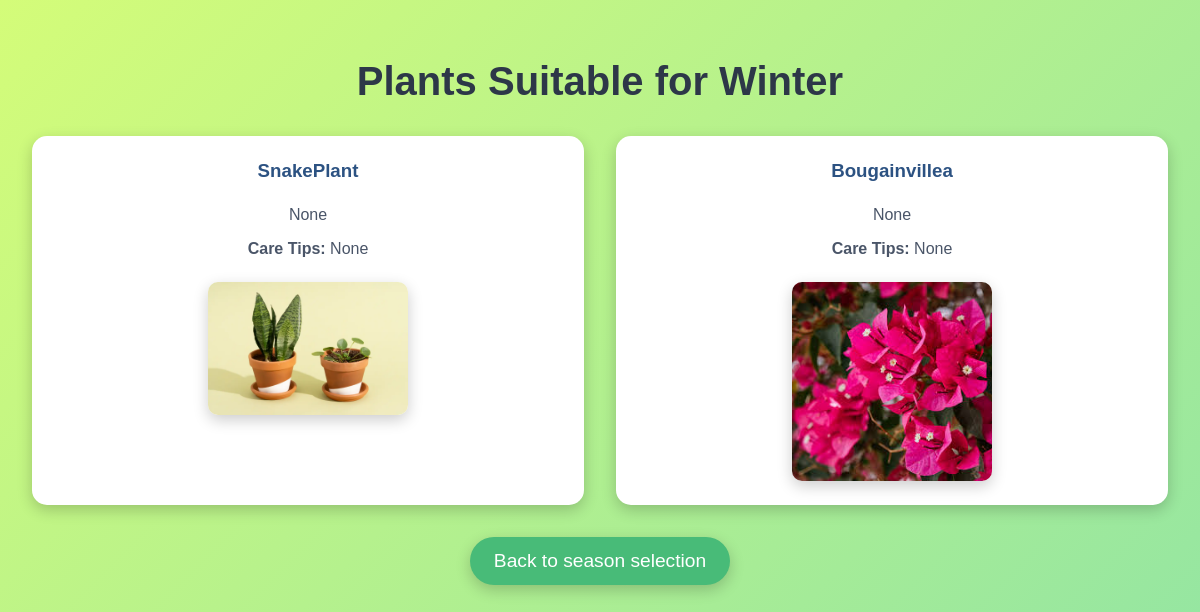
The page /plant_guide/plants-by-season/winter/ on the database as committed earlier.
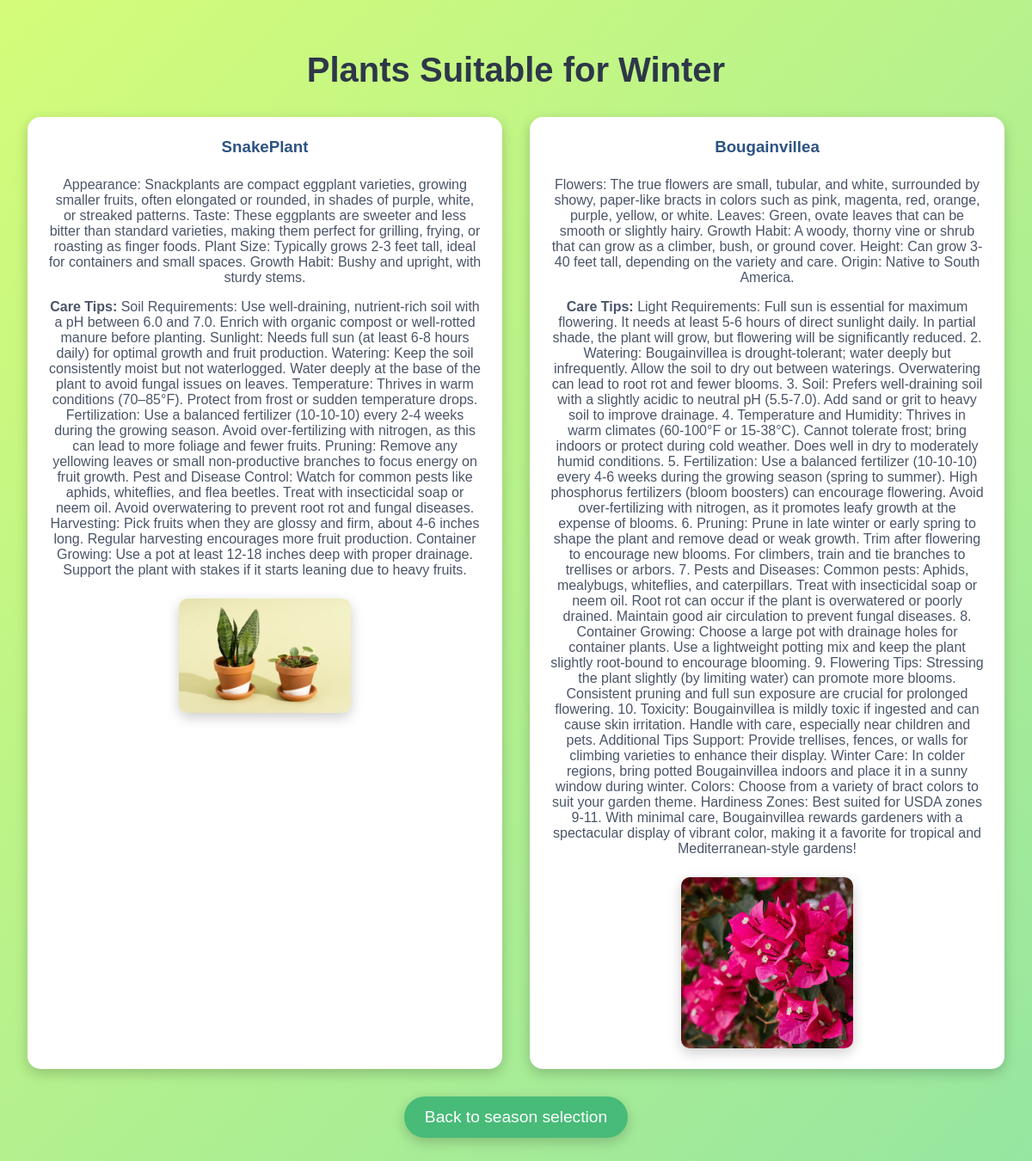
The same page on the database as committed later.
### trees/models.py (models this page shows, shortened)
class Tree(models.Model):
    SEASON_CHOICES = [
        ('summer', 'Summer'),
        ('winter', 'Winter'),
        ('spring', 'Spring'),
        ('autumn', 'Autumn'),
        ('other', 'Other'),
    ]
    name = models.CharField(max_length=100)
    category = models.CharField(max_length=100)
    price = models.IntegerField(default=0)
    season = models.CharField(max_length=20, choices=SEASON_CHOICES, default='other')
    description = models.TextField(blank=True, null=True)
    care_tips = models.TextField(blank=True, null=True)
    image = models.ImageField(upload_to='tree_images/', null=True, blank=True)
    total_rating = models.IntegerField(default=0)
    num_ratings = models.IntegerField(default=0)

### plant_guide/views.py (the view)
# urls.py: path('plants-by-season/<season>/', views.plants_by_season, name='plants_by_season'),
def plants_by_season(request, season):
    trees = Tree.objects.filter(season=season)
    return render(request, 'plants_by_season.html', {'trees': trees, 'season': season})

### templates/plants_by_season.html (shortened to what this page needs)
<!DOCTYPE html>
<html lang="en">
<head>
</head>
<body>
    <h1>Plants Suitable for {{ season|title }}</h1>
    {% if trees %}
        <ul>
            {% for tree in trees %}
                <li>
                    <h3>{{ tree.name }}</h3>
                    <p>{{ tree.description }}</p>
                    <p><strong>Care Tips:</strong> {{ tree.care_tips }}</p>
                    {% if tree.image %}
                        <img src="{{ tree.image.url }}" alt="{{ tree.name }}">
                    {% endif %}
                </li>
            {% endfor %}
        </ul>
    {% else %}
        <p style="font-size: 1.5rem; color: #718096;">No plants found for this season.</p>
    {% endif %}
    <a href="{% url 'select_season' %}">Back to season selection</a>
</body>
</html>

### templates/plants_by_season.html (style rules this page uses)
body { margin: 0; padding: 0; font-family: Arial, sans-serif; background: linear-gradient(135deg, #D4FC79, #96E6A1); color: #333; display: flex; flex-direction: column; align-items: center; padding: 2rem; }
h1 { font-size: 2.5rem; margin-bottom: 2rem; text-align: center; color: #2d3748; animation: fadeIn 1s ease-in-out; }
ul { list-style: none; padding: 0; margin: 0; display: grid; grid-template-columns: repeat(auto-fit, minmax(300px, 1fr)); gap: 2rem; width: 100%; max-width: 1200px; animation: fadeIn 1s ease-in-out; }
li { background: #fff; border-radius: 15px; box-shadow: 0 5px 15px rgba(0, 0, 0, 0.2); padding: 1.5rem; display: flex; flex-direction: column; align-items: center; text-align: center; transition: transform 0.3s ease, box-shadow 0.3s ease; }
h3 { margin: 0 0 1rem; color: #2c5282; }
p { margin: 0.5rem 0; color: #4a5568; }
img { width: 100%; max-width: 200px; margin-top: 1rem; border-radius: 10px; box-shadow: 0 5px 15px rgba(0, 0, 0, 0.2); }
a { margin-top: 2rem; text-decoration: none; font-size: 1.2rem; color: #fff; background: #48bb78; padding: 0.8rem 1.5rem; border-radius: 25px; transition: background 0.3s ease, transform 0.3s ease; box-shadow: 0 5px 15px rgba(0, 0, 0, 0.2); }

Rows that differ between the two databases and show on the page:
changed Tree "SnakePlant": description "None" → "Appearance: Snackplants are compact eggplant varieties, growing smaller fruits, often elongated or rounded, in shades of purple, white, or streaked patterns. Taste: These eggplants are sweeter and less bitter than standard varieties, making them perfect for grilling, frying, or roasting as finger foods. Plant Size: Typically grows 2-3 feet tall, ideal for containers and small spaces. Growth Habit: Bushy and upright, with sturdy stems."; care_tips "None" → "Soil Requirements: Use well-draining, nutrient-rich soil with a pH between 6.0 and 7.0. Enrich with organic compost or well-rotted manure before planting. Sunlight: Needs full sun (at least 6-8 hours daily) for optimal growth and fruit production. Watering: Keep the soil consistently moist but not waterlogged. Water deeply at the base of the plant to avoid fungal issues on leaves. Temperature: Thrives in warm conditions (70–85°F). Protect from frost or sudden temperature drops. Fertilization: Use a balanced fertilizer (10-10-10) every 2-4 weeks during the growing season. Avoid over-fertilizing with nitrogen, as this can lead to more foliage and fewer fruits. Pruning: Remove any yellowing…"
changed Tree "Bougainvillea": description "None" → "Flowers: The true flowers are small, tubular, and white, surrounded by showy, paper-like bracts in colors such as pink, magenta, red, orange, purple, yellow, or white. Leaves: Green, ovate leaves that can be smooth or slightly hairy. Growth Habit: A woody, thorny vine or shrub that can grow as a climber, bush, or ground cover. Height: Can grow 3-40 feet tall, depending on the variety and care. Origin: Native to South America."; care_tips "None" → "Light Requirements: Full sun is essential for maximum flowering. It needs at least 5-6 hours of direct sunlight daily. In partial shade, the plant will grow, but flowering will be significantly reduced. 2. Watering: Bougainvillea is drought-tolerant; water deeply but infrequently. Allow the soil to dry out between waterings. Overwatering can lead to root rot and fewer blooms. 3. Soil: Prefers well-draining soil with a slightly acidic to neutral pH (5.5-7.0). Add sand or grit to heavy soil to improve drainage. 4. Temperature and Humidity: Thrives in warm climates (60-100°F or 15-38°C). Cannot tolerate frost; bring indoors or protect during cold weather. Does well in dry to moderately humid…"
